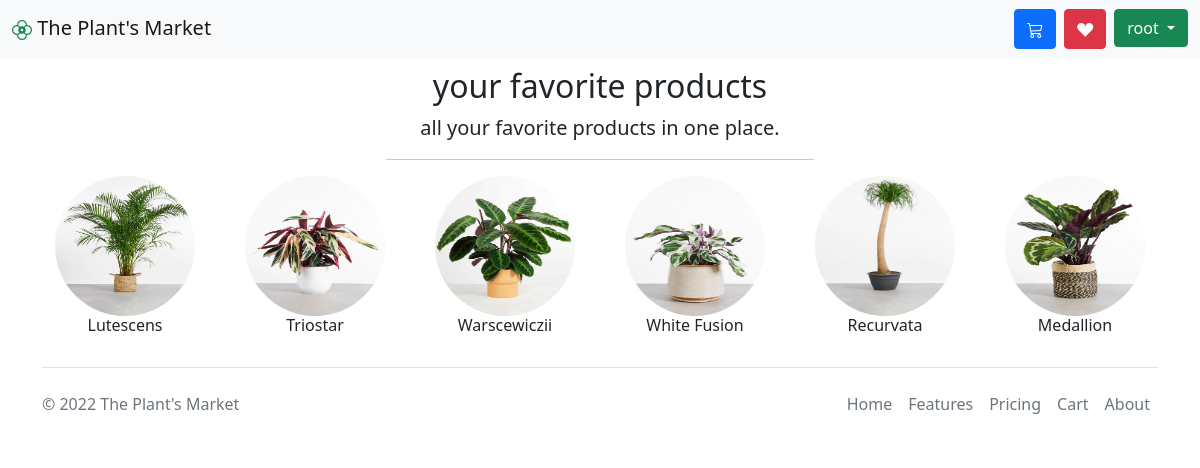
The app's page /favorite/ (signed in) with its own data.
### store/models.py (models this page shows, shortened)
class Shopper(AbstractUser):
    favorite = models.ManyToManyField(Product)

class Product(models.Model):
    name = models.CharField(max_length=128)
    slug = models.SlugField(max_length=128)
    price = models.FloatField(default=0.0)
    quantity = models.IntegerField(default=0)
    description = models.TextField(blank=True)
    picture = models.ImageField(upload_to='img', blank=False, null=True)
    category = models.ForeignKey(Category, on_delete=models.SET_NULL, null=True)

### store/views.py (the view)
# urls.py: path('favorite/', show_favorite, name="show-favorite"),
@login_required
def show_favorite(request):
    user = Shopper.objects.get(id=request.user.id)
    favorites = []
    for favorite in user.favorite.all():
        favorites.append(favorite)
    return render(request, 'store/favorite.html', context={"favorites": favorites})

### store/templates/store/favorite.html
{% extends 'base.html' %}
{% block content %}
<div class="container">
    <div class="text-center px-4 py-2">
        <h2>your favorite products</h2>
        <p class="lead">
            all your favorite products in one place.
        </p>
        <hr class="my-2 custom-hr mx-auto">
    </div>
    <div class="row text-center">
        {% for favorite in favorites %}
        <div class="col-auto col-lg-auto mx-auto">
            <a href="{% url 'product_detail' favorite.slug %}">
                <img class="bd-placeholder-img rounded-circle" width="140" height="140" src="{{ favorite.picture.url }}"
                     role="img">
            </a>
            <h6>{{ favorite.name }}</h6>
        </div>
        {% endfor %}
    </div>
</div>
{% endblock %}

### templates/base.html (shortened to what this page needs)
{% load static %}
<!DOCTYPE html>
<html lang="en">
<head>
    <link href="https://cdn.jsdelivr.net/npm/bootstrap@5.0.2/dist/css/bootstrap.min.css" rel="stylesheet"
>
    <link rel="stylesheet" href="https://cdn.jsdelivr.net/npm/bootstrap-icons@1.9.1/font/bootstrap-icons.css">
    <link rel="stylesheet" href="{% static 'css/signin.css' %}">
    <link rel="stylesheet" href="{% static 'css/custom.css' %}">
</head>
<header>
    <nav class="navbar navbar-light bg-light">
        <div class="container-fluid">
            <a class="navbar-brand" href="{% url 'index' %}"><i class="bi bi-flower2 text-success"></i>&nbsp;The Plant's
                Market</a>
            <form class="d-flex">
                {% if user.cart %}
                    <a href="{% url 'cart' %}" class="btn btn-primary me-2"><i class="bi bi-cart3"></i></a>
                {% endif %}
                {% if user.is_authenticated %}
                    <a href="{% url 'show-favorite' %}" class="btn btn-danger me-2"><i
                            class="bi bi-suit-heart-fill"></i></a>
                    <div class="dropdown">
                        <button class="btn btn-success dropdown-toggle" type="button" id="dropdownMenuLink"
                                data-bs-toggle="dropdown" aria-expanded="false">
                            {{ user.username }}
                        </button>
                    </div>
                {% else %}
                    <a href="{% url 'login' %}" class="btn btn-success">Login</a>
                {% endif %}
            </form>
        </div>
    </nav>
</header>
<body>
{% block content %}
{% endblock %}
<div class="container mt-4">
    <footer class="d-flex flex-wrap justify-content-between align-items-center py-3 my-4 border-top">
        <p class="col-md-4 mb-0 text-muted">© 2022 The Plant's Market</p>
        <ul class="nav col-md-4 justify-content-end">
            <li class="nav-item"><a href="#" class="nav-link px-2 text-muted">Home</a></li>
            <li class="nav-item"><a href="#" class="nav-link px-2 text-muted">Features</a></li>
            <li class="nav-item"><a href="#" class="nav-link px-2 text-muted">Pricing</a></li>
            <li class="nav-item"><a href="#" class="nav-link px-2 text-muted">Cart</a></li>
            <li class="nav-item"><a href="#" class="nav-link px-2 text-muted">About</a></li>
        </ul>
    </footer>
</div>
</body>
</html>

### store/static/css/signin.css (style rules this page uses)
.bd-placeholder-img { font-size: 1.125rem; text-anchor: middle; -webkit-user-select: none; -moz-user-select: none; user-select: none; }
.bi { vertical-align: -.125em; fill: currentColor; }

### store/static/css/custom.css (style rules this page uses)
.custom-hr { width: 40% !important; }

### records on screen
Shopper: username "root"
Product: picture (picture), name "Lutescens"
Product: picture (picture), name "Triostar"
Product: picture (picture), name "Warscewiczii"
Product: picture (picture), name "White Fusion"
Product: picture (picture), name "Recurvata"
Product: picture (picture), name "Medallion"
